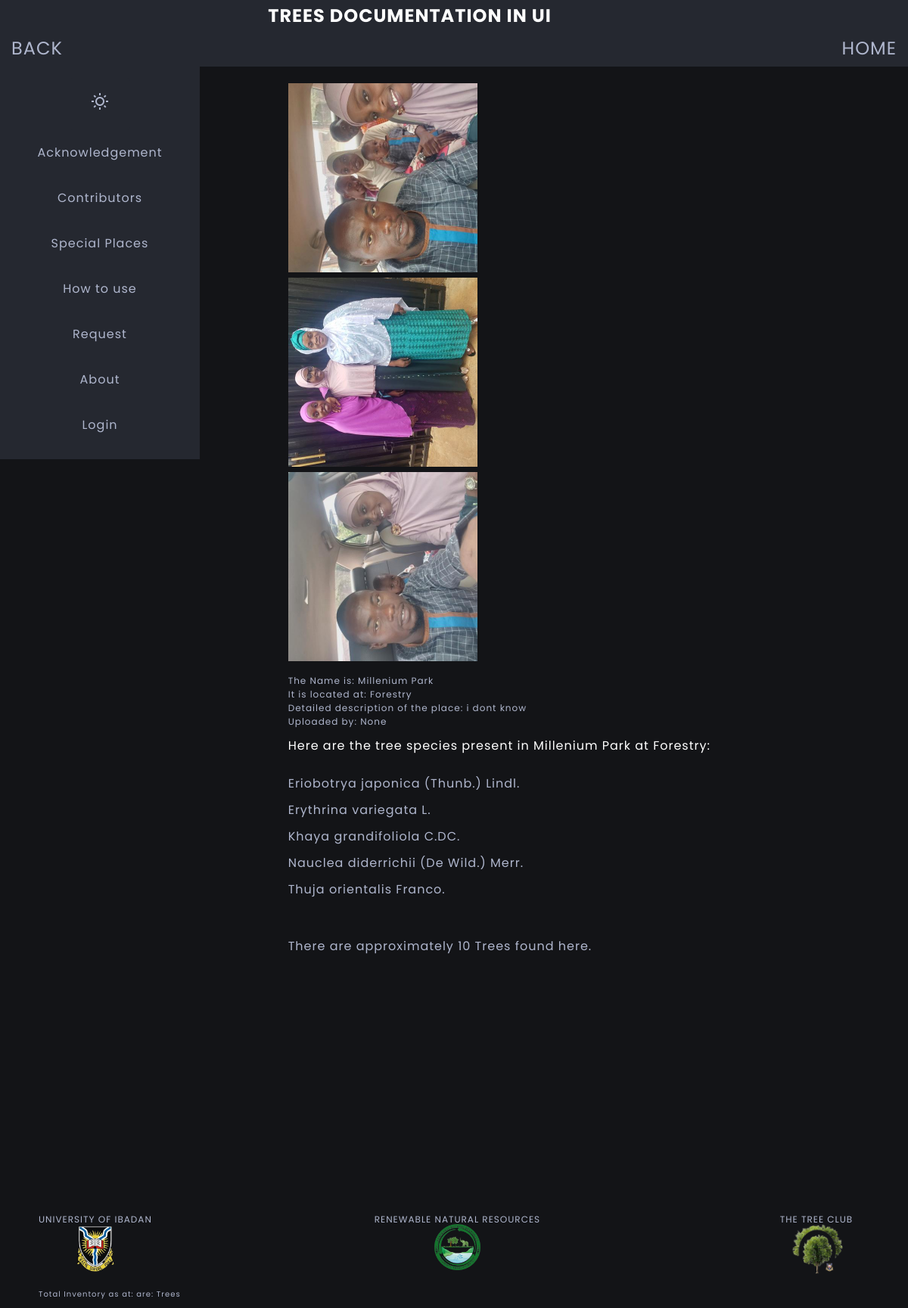
The page /special/details/1/ on the database its author committed.
### specialplaces/models.py (models this page shows, shortened)
class SpecialPlace(models.Model):
    tree_specie_found = models.ManyToManyField(Tree)
    tree_count = models.IntegerField(
        default=0,
        validators=[MinValueValidator(1)]
    )
    tree_picture = models.ImageField(upload_to='specials/%Y/%m/%d/')
    tree_picture2 = models.ImageField(upload_to='specials/%Y/%m/%d/', null=True, blank=True)
    tree_picture3 = models.ImageField(upload_to='specials/%Y/%m/%d/', null=True, blank=True)
    special_place_name = models.CharField(max_length=100, null=True, blank=True)
    location_name = models.CharField(max_length=80)
    location_description = models.TextField()
    coordinates = models.CharField(max_length=30, null=True, blank=True)
    latitude = models.CharField(max_length=30, null=True, blank=True)
    longitude = models.CharField(max_length=30, null=True, blank=True)
    time_now = models.DateTimeField(auto_now=True)
    uploader = models.CharField(max_length=50, null=True, blank=True)
    def __str__(self):
        ret_val = self.special_place_name + ' at ' + self.location_name
        return ret_val

### trees/models.py (models this page shows)
class Tree(models.Model):
    scientific_name = models.CharField(
        max_length=100,
        help_text='Enter Generic, Specific and Author',
        validators=[MinLengthValidator(3, 'Must be greater than 3')],
        null=False
    )
    genus_specie = models.CharField(
        max_length=100,
        default='',
        help_text='Enter Generic and Specific name',
        validators=[MinLengthValidator(3, 'Must be greater than 3')],
        null=False
    )
    authority = models.ForeignKey(Authority, on_delete=models.SET_NULL, null=True)
    common_name = models.CharField(max_length=50, default='------')
    local_name = models.CharField(max_length=50, default='------')
    conservation_status = models.ForeignKey(ConservationStatus, on_delete=models.SET_NULL, null=True)
    specie_status = models.ForeignKey(SpecieStatus, on_delete=models.SET_NULL, null=True)
    tree_order = models.ForeignKey(Order, on_delete=models.SET_NULL, null=True)
    tree_family = models.ForeignKey(Family, on_delete=models.SET_NULL, null=True)
    tree_description = models.TextField()
    reference = models.URLField(max_length=200, default='https://powo.science.kew.org')
    pharmacological_details = models.TextField(blank=True, null=True)
    last_updated = models.DateTimeField(auto_now=True)
    created = models.DateTimeField(auto_now_add=True)
    class Meta:
        ordering = ['scientific_name']
    def __str__(self):
        return self.scientific_name

### specialplaces/views.py (the view)
# urls.py: path('details/<int:pk>/', views.SpecialDetails.as_view(), name='details')
class SpecialDetails(View):
    template_name = 'specialplaces/specialplaces_detail.html'
    def get(self, request, pk):
        place = SpecialPlace.objects.get(id=pk)
        context = {
            'place': place,
            'pictures': [place.tree_picture, place.tree_picture2, place.tree_picture3]
        }
        return render(request, self.template_name, context)

### specialplaces/templates/specialplaces/specialplaces_detail.html (shortened to what this page needs)
{% extends 'base/base.html' %}
{% block content %}
<div class="detail-container">
  <div>
    {% for picture in pictures %}
    {% if picture %}
    <div> <img height="250" src="{{ picture.url }}" alt="Tree"> </div>
    {% endif %}
    {% endfor %}
    <div class="special-place-info">
      <p>The Name is: {{ place.special_place_name }} </p>
      <p>It is located at: {{ place.location_name }} </p>
      <p>Detailed description of the place: {{ place.location_description }} </p>
      <div> Uploaded by:<a href="{% url 'home:contributors' %}#{{ place.uploader }}">  {{ place.uploader }} </a>
    </div>
</div>
<div>
  <div class="light-color"> Here are the tree species present in {{ place }}:</div> <br>
  <div class="search-result">
    <ul class="flex">
      {% for specie in place.tree_specie_found.all %}
      <li><a href="{% url 'home:tree-details' specie.id %}" target="_blank"> {{ specie }}</a></li>
      {% endfor %}
    </ul>
    <br><br>
    <p>There are approximately {{ place.tree_count }} Trees found here. </p>
  </div>
</div>
</div>
{% endblock  %}

### static/styles/style2.css (style rules this page uses)
:root { --light-color: #fff; --light-color-alt: #afb6cd; --primary-background-color: #131417; --secondary-background-color: #252830; --hover-light-color: var(--light-color); --hover-dark-color: var(--primary-background-color); --gradient-color: linear-gradient( 115deg,#4fcf70,#fad648,#a767e5,#12bcfe,#44ce7b); --transparent-light-color: rgba(255,255,255,.05); --transparent-dark-color: rgba(0,0,0,.75); --font-family: 'Poppins', sans-serif; --font-size-xxsm: 1.0rem; --font-size-xsm: 1.2rem; --font-size-sm: 1.6rem; --font-size-md: 2.4rem; --font-size-lg: 3rem; --font-size-xl: 4rem; --gap: 1rem; --margin-sm: 2rem; --margin-md: 3rem; --margin-lg: 5rem; --item-min-height-sm: 20rem; --item-min-height-md: 30rem; }
* { margin: 0; padding: 0; box-sizing: border-box; }
html { font-size: 62.5%; }
body { font-family: var(--font-family); font-size: var(--font-size-sm); color: var(--light-color-alt); background-color: var(--primary-background-color); letter-spacing: 1px; padding: 5px; margin-left: 0.1rem; transition: background-color .35s ease-in-out, color .3s ease-in-out; }
a { color: inherit; text-decoration: none; }
img { max-width: 100%; }
li { list-style-position: inside; list-style-type: none; }
.flex { display: flex; justify-content: space-between; }
.light-color { color: var(--light-color); }
.search-result { min-height: 60vh; }
.search-result ul { flex-direction: column; gap: 1rem; }
.tree-picture-info, .special-place-info { font-size: var(--font-size-xsm); }
.special-place-info { margin: 1rem 0; }
@media screen and (min-width: 800px) { body { padding: 1rem 5rem; } }

### rows shown on the page
SpecialPlace: special_place_name "Millenium Park", location_name "Forestry", location_description "i dont know", uploader "None", special_place_name+location_name "Millenium Park at Forestry", tree_count "10"
Tree: scientific_name "Eriobotrya japonica (Thunb.) Lindl."
Tree: scientific_name "Erythrina variegata L."
Tree: scientific_name "Khaya grandifoliola C.DC."
Tree: scientific_name "Nauclea diderrichii (De Wild.) Merr."
Tree: scientific_name "Thuja orientalis Franco."
